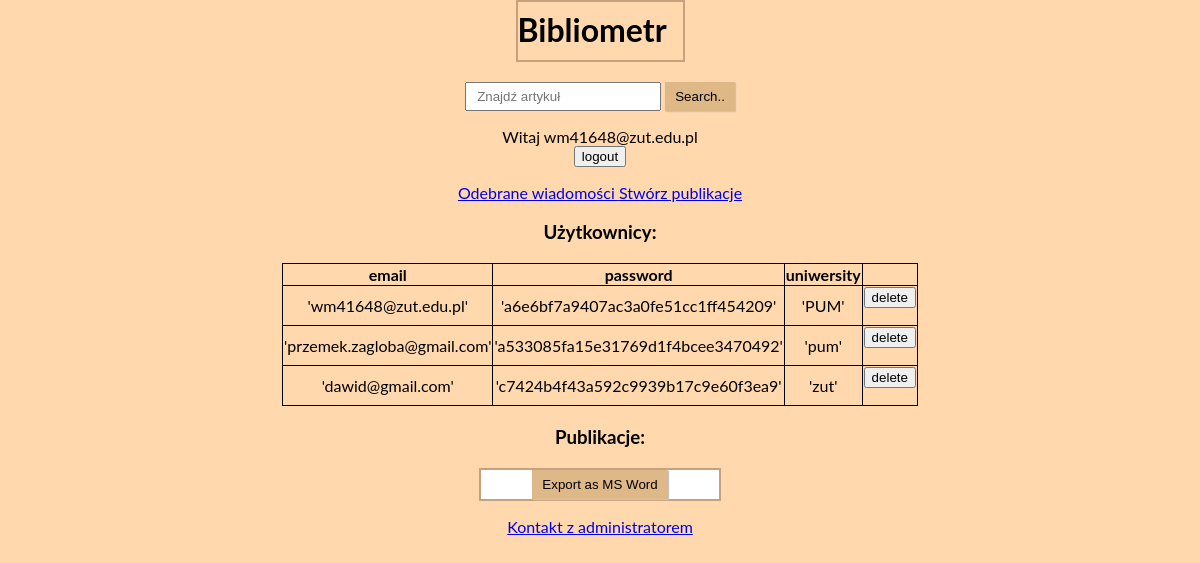
The app's page /index.php (signed in) with its own data.
### tables this page shows
CREATE TABLE `user` (
  `id` int(11) NOT NULL,
  `login` varchar(32) DEFAULT NULL,
  `password` varchar(32) DEFAULT NULL,
  `uniwersity` text DEFAULT NULL,
  `typ` enum('user','admin','','') NOT NULL,
  `publishes_id` int(11) NOT NULL
);

### user/select.php (the view, shortened to what this page needs)
<?php
$us = $db->query('SELECT * FROM user Where Typ != "admin,user" ');
            $users =  $us->fetchAll();
            if($users) {
                echo "<table>";
            echo "<thead>";
            echo "<tr><th>email</th><th>password</th><th>uniwersity</th></tr>";
            echo "<tbody>";
            foreach($users as $row) {
                echo "<tr>";
                    echo "<td>'".$row['login']."'</td>";
                    echo "<td>'".$row['password']."'</td>";
                    echo "<td>'".$row['uniwersity']."'</td>";
                    if($_SESSION['typ'] == 'admin') {
                        echo '<td>
                    <form action="./user/delete.php" method="POST">
                        <input type="hidden" name="id" value="'.$row['id'].'">
                        <button type="submit">delete</button>
                    </form>
                    </td>';
                    }
                echo "</tr>";
            }
            echo "</tbody>";
            echo "</table>";
            }
            ?>

### index.php (shortened to what this page needs)
<?php require_once('./config/connection.php');
?>
<html>
<head>
<link rel="stylesheet" href="./css/style.css">
</head>
<body>
    <?php require_once('./layout/header.php');
    $search = !empty($_POST['searchVal']) ? $_POST['searchVal'] : '';
    ?>
    <form action="index.php" method="POST">
        <input type="text" name="searchVal" placeholder="Znajdź artykuł" value="<?php echo $search ?>" />
        <input type="submit" name="search" value="Search.."/>
    </form>
    <?php
    if(!empty($_SESSION['email'])) {
        echo 'Witaj '.$_SESSION['email'].'';
        echo '<form method="POST">
        <button name="logout">logout</button>
        </form>';
    }
    if(!empty($_SESSION['typ']) && $_SESSION['typ'] == 'admin') {
        echo '<a href="tools.php">Odebrane wiadomości </a>';
        }
    if(!empty($_SESSION['email'])) {
        echo '<a href="./publishes/form.php">Stwórz publikacje</a>';
    }
       if(!empty($_SESSION['typ']) && $_SESSION['typ'] == 'admin') {
        echo "<h3>Użytkownicy: </h3>";
		require_once('./user/select.php');
        }
        echo "<h3>Publikacje: </h3>";
		echo '<form action="./publishes/export.php" method="POST">';
    require_once('./publishes/select.php');
    require_once('./layout/footer.php');
	echo '</form>';
	?>
    <a href="kontakt.php"> <p> Kontakt z administratorem </p> </a>
</body>
</html>

### layout/header.php
<h1>Bibliometr</h1>

### layout/footer.php
<div class="footer">
<input type = "submit" name="submit_docs" value="Export as MS Word" class="input-button" />
</div>

### css/style.css (style rules this page uses)
body { text-align: center; background-color: #ffd8ad; font-family: Lato; margin: 0 auto; box-sizing: border-box; }
h1 { text-align: left; display: inline-block; border: 2px solid #c6a17d ; margin: 0 auto 20px; width: 150px; height: 58px; line-height: 55px; padding-right: 15px; }
table { margin: 20px auto; text-align: center; border: 1px solid black; border-collapse: collapse; }
table tr th, table tr td { border: 1px solid black; }
input[type="text"] { padding: 5px 5px 5px 10px; }
input[type="submit"] { padding: 7px 10px; background-color: burlywood; border: none; outline: none; box-shadow: 1px 1px 1px #c4c4c4; }
.footer { margin: 20px auto 0; width: 238px; background-color: white; border: 2px solid #c6a17d; }

### records on screen
user: login "wm41648@zut.edu.pl", password "a6e6bf7a9407ac3a0fe51cc1ff454209", uniwersity "PUM"
user: login "przemek.zagloba@gmail.com", password "a533085fa15e31769d1f4bcee3470492", uniwersity "pum"
user: login "dawid@gmail.com", password "c7424b4f43a592c9939b17c9e60f3ea9", uniwersity "zut"

### other values on screen
$_SESSION['email'] "wm41648@zut.edu.pl"
